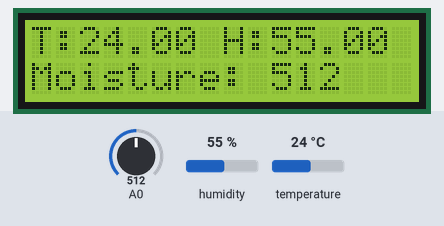
This sketch was run on a simulated ESP8266 (NodeMCU). Shown: 16×2 character LCD. The test bench sets the inputs (shaded band); at power-on: humidity 55 %, A0 = 512, temperature 24 °C. WiFi joins after 1.5 s; servers stay silent unless stated; what the sketch prints to the serial monitor is not drawn.

Above: at 5.6 s.
5.7 s: humidity set to 22 %
At 10.9 s:
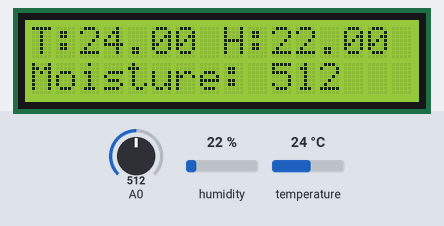
13.5 s: A0 set to 716
At 17.2 s:
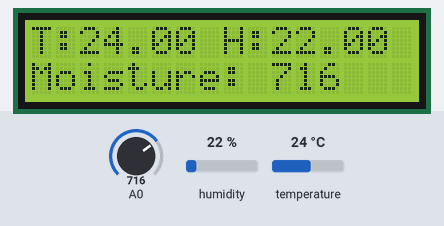
21.3 s: temperature set to 12 °C
At 27.2 s:
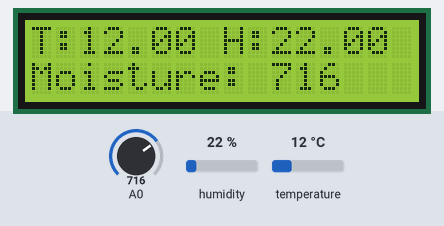
29.1 s: A0 set to 900
At 32.3 s:
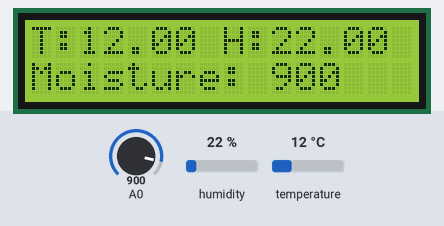
36.9 s: humidity set to 40 %
At 38.5 s:
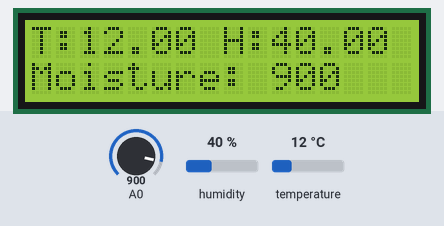
44.7 s: A0 set to 1023
At 48.6 s:
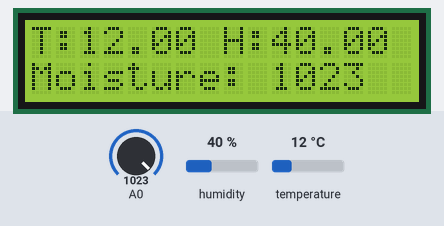
Timing chart, 0 to 50.1 s (numbered marks = the images above; inputs shaded):
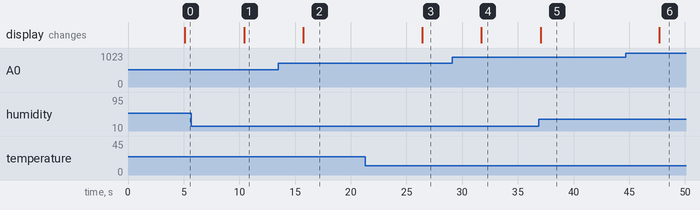

The sketch:

case_study_two.ino
```cpp
#include "ThingSpeak.h"
#include <DHT.h>
#include <LiquidCrystal.h>
#include <ESP8266WiFi.h>

char ssid[] = "********";
char pass[] = "********";

WiFiClient client;

unsigned long channelNumber = 10000000;
const char* writeAPIkey = "********";


LiquidCrystal lcd(D1,D2,D3,D5,D6,D7);

static const uint8_t pin = 15;
#define DHTPIN pin
#define DHTTYPE DHT11
DHT DHT(DHTPIN, DHTTYPE);

int sensorPin = 0;

void setup() {
  WiFi.mode(WIFI_STA);
  ThingSpeak.begin(client);
  pinMode(DHTPIN, INPUT);
  DHT.begin();
  lcd.begin(16,2);
  Serial.begin(115200);
}

void loop() {
  // Connect or reconnect to WiFi
  if (WiFi.status() != WL_CONNECTED) {
    Serial.print("Attempting to connect to SSID: ");
    while (WiFi.status() != WL_CONNECTED) {
      WiFi.begin(ssid, pass);
      Serial.print(".");
      delay(5000);
    }
    Serial.println("Connected.");
  }

  int sensorValue = analogRead(sensorPin);

  ThingSpeak.setField(1, DHT.readTemperature());
  ThingSpeak.setField(2, sensorValue);

  lcd.setCursor(0,0);
  lcd.print("T:");
  lcd.print(DHT.readTemperature());

  lcd.setCursor(8,0);
  lcd.print("H:");
  lcd.print(DHT.readHumidity());

  lcd.setCursor(0,1);
  lcd.print("Moisture: ");
  lcd.print(sensorValue);

  // write to the ThingSpeak channel
  int x = ThingSpeak.writeFields(channelNumber, writeAPIkey);

  if (x == 200) {
    Serial.println("Channel update successful.");
  } else {
    Serial.println("Problem updating channel. HTTP error code " + String(x));
  }

  delay(5000);
}
```

Measured:
- after the input at 5.7 s, the display: changes after 4.7 s (image 1)
- after the input at 13.5 s, the display: changes after 2.2 s (image 2)
- after the input at 21.3 s, the display: changes after 5.1 s (image 3)
- after the input at 29.1 s, the display: changes after 2.6 s (image 4)
- after the input at 36.9 s, the display: changes after 0.15 s (image 5)
- after the input at 44.7 s, the display: changes after 3.0 s (image 6)
